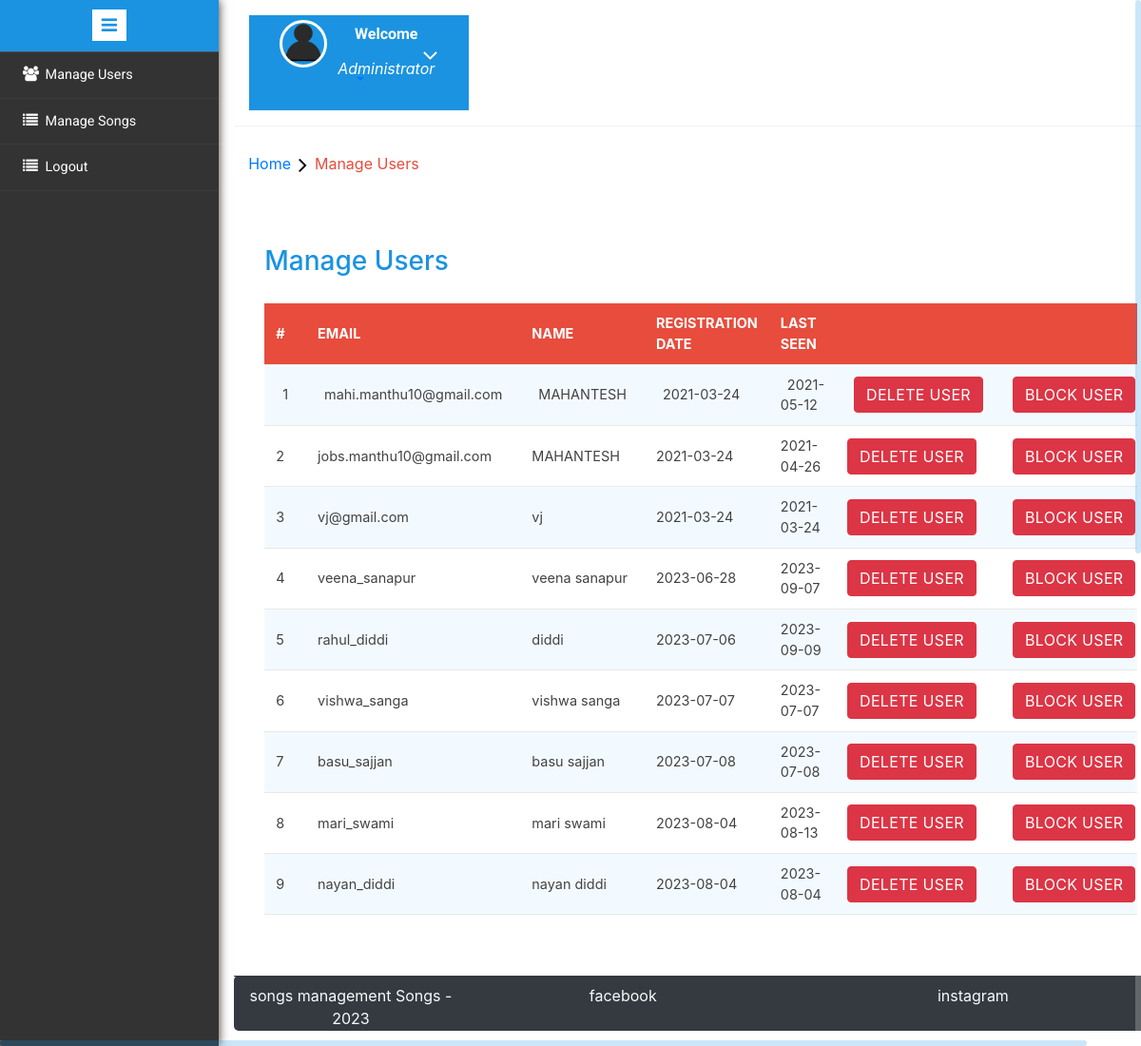
The page /admin/manage-users.php (signed in) on the database its author committed.
### tables this page shows
CREATE TABLE `users` (
  `user_id` int(11) NOT NULL,
  `username` varchar(45) DEFAULT NULL,
  `password` text DEFAULT NULL,
  `first_name` varchar(45) DEFAULT NULL,
  `last_name` varchar(45) DEFAULT NULL,
  `reg_date` varchar(45) DEFAULT NULL,
  `last_seen` varchar(45) DEFAULT NULL,
  `email` varchar(45) NOT NULL,
  `verify` int(11) NOT NULL,
  `code` varchar(40) NOT NULL,
  `block_status` int(11) NOT NULL,
  `gender` varchar(10) NOT NULL,
  `phonenumber` int(12) NOT NULL
);

### admin/manage-users.php (the view, shortened to what this page needs)
<?php
include('includes/db.php');
if (strlen($_SESSION['alogin']) == 0) {
	header('location:index.php');
} else {
?>
	<!DOCTYPE HTML>
	<html>
	<head>
		<link href="css/bootstrap.min.css" rel='stylesheet' type='text/css' />
		<link href="css/style.css" rel='stylesheet' type='text/css' />
		<link rel="stylesheet" href="css/morris.css" type="text/css" />
		<link href="css/font-awesome.css" rel="stylesheet">
		<link rel="stylesheet" type="text/css" href="css/table-style.css" />
		<link rel="stylesheet" type="text/css" href="css/basictable.css" />
		<link rel="stylesheet" href="https://maxcdn.bootstrapcdn.com/bootstrap/4.0.0/css/bootstrap.min.css">
		<link rel="stylesheet" href="css/icon-font.min.css" type='text/css' />
	</head>
	<body>
		<div class="page-container">
			<div class="left-content">
				<div class="mother-grid-inner">
					<?php include('./includes/header.php'); ?>
				</div>
				<ol class="breadcrumb">
					<li class="breadcrumb-item"><a href="index.html">Home</a><i class="fa fa-angle-right"></i>Manage Users</li>
				</ol>
				<div class="agile-grids">
					<div class="agile-tables">
						<div class="w3l-table-info">
							<h2>Manage Users</h2>
							<div class="table-responsive">
								<table id="table">
									<thead>
										<tr>
											<th>#</th>
											<th>Email</th>
											<th>Name</th>
											<th>Registration Date </th>
											<th>Last Seen</th>
											<th></th>
											<th></th>
										</tr>
									</thead>
									<tbody>
										<?php $sql = "SELECT * from users";
										 $query = mysqli_query($conn, $sql);
										 $cnt = 1;
										 if (mysqli_num_rows($query) > 0) {
											while ($result = $query->fetch_assoc()) {				?>
												<tr>
													<td><?php echo htmlentities($cnt); ?></td>
													<td><?php echo htmlentities($result['username']); ?></td>
													<td><?php echo htmlentities($result['first_name']) . " " . htmlentities($result['last_name']); ?></td>
													<td><?php echo htmlentities($result['reg_date']); ?></td>
													<td><?php echo htmlentities($result['last_seen']); ?></td>
													<td><a href="delete.php?userid=<?php echo $result['user_id'] ?>" class="btn btn-danger">Delete User</a></td>
													<?php
													if ($result['block_status'] == 0) { ?>
														<td><a href="blockuser.php?user_id=<?php echo $result['user_id'] ?>&block=1"  class="btn btn-danger">Block User</a></td>
													<?php
													} else {
													?>
														<td><a href="blockuser.php?user_id=<?php echo $result['user_id'] ?>&block=0"  class="btn btn-danger">UnBlock User</a></td>
													<?php
													}
													?>
												</tr>
										<?php $cnt = $cnt + 1;
											}
										} ?>
									</tbody>
								</table>
							</div>
						</div>
					</div>
					<?php include('includes/footer.php'); ?>
			<?php include('includes/sidebarmenu.php'); ?>
	</body>
	</html>
<?php } ?>

### admin/includes/header.php (shortened to what this page needs)
<div class="header-main">
	<div class="profile_details w3l">
		<ul>
			<li class="dropdown profile_details_drop">
				<a href="#" class="dropdown-toggle" data-toggle="dropdown" aria-expanded="false">
					<div class="profile_img">
						<span class="prfil-img"><img src="images/User-icon.png" alt=""> </span>
						<div class="user-name">
							<p>Welcome</p>
							<span>Administrator</span>
						</div>
						<i class="fa fa-angle-down"></i>
						<div class="clearfix"></div>
					</div>
				</a>
			</li>
		</ul>
	</div>
	<div class="clearfix"> </div>
</div>

### files/footer.php
<div style="border-radius:5px" id="footer" class="bg-dark container">
	<footer class="border-top border-dark row  pt-2">
		<div class="col-md-3  text-center text-light">
			songs management Songs - 2023
		</div>
		<div class="col-md-4  text-center text-light">
			<a href="https://www.facebook.com/" title="" class="text-light">facebook</a>
		</div>
		<div class="col-md-5  text-center text-light">
			<a href="https://www.instagram.com/" title="" class="text-light">instagram</a>
		</div>
		<div class="col-md-3 text-center">
		</div>
	</footer>
</div>
</body>
</html>

### admin/includes/sidebarmenu.php (shortened to what this page needs)
<div class="sidebar-menu">
	<header class="logo1">
		<a href="#" class="sidebar-icon"> <span class="fa fa-bars"></span> </a>
	</header>
	<div class="menu">
		<ul id="menu">
			<li id="menu-academico"><a href="manage-users.php"><i class="fa fa-users" aria-hidden="true"></i><span>Manage Users</span>
				</a></li>
			<li><a href="manage_songs.php"><i class="fa fa-list" aria-hidden="true"></i> <span>Manage Songs</span>
				</a></li>
			<li><a href="logout.php"><i class="fa fa-list" aria-hidden="true"></i> <span>Logout</span>
				</a></li>
		</ul>
	</div>
</div>

### admin/css/table-style.css (style rules this page uses)
table { background: white; border-collapse: collapse; margin: 1.25em 0 0; width: 100%; }
table tr, table th, table td { border: none; border-bottom: 1px solid #e8e8e8; font-size: .95em; }
table th, table td { padding: 10px 12px; text-align: left; }
table th { background: #e74c3c; color: #fff; text-transform: uppercase; }
table tr td { background: #f3faff; color: #424242; }
table tr:nth-of-type(2n+2) td { background: #ffffff; }
table { width: 100%; }

### rows shown on the page
users: username "mahi.manthu10@gmail.com", first_name "MAHANTESH", reg_date "2021-03-24", last_seen "2021-05-12"
users: username "jobs.manthu10@gmail.com", first_name "MAHANTESH", reg_date "2021-03-24", last_seen "2021-04-26"
users: username "vj@gmail.com", first_name "vj", reg_date "2021-03-24", last_seen "2021-03-24"
users: username "veena_sanapur", first_name "veena", last_name "sanapur", reg_date "2023-06-28", last_seen "2023-09-07"
users: username "rahul_diddi", last_name "diddi", reg_date "2023-07-06", last_seen "2023-09-09"
users: username "vishwa_sanga", first_name "vishwa", last_name "sanga", reg_date "2023-07-07", last_seen "2023-07-07"
users: username "basu_sajjan", first_name "basu", last_name "sajjan", reg_date "2023-07-08", last_seen "2023-07-08"
users: username "mari_swami", first_name "mari", last_name "swami", reg_date "2023-08-04", last_seen "2023-08-13"
users: username "nayan_diddi", first_name "nayan", last_name "diddi", reg_date "2023-08-04", last_seen "2023-08-04"
